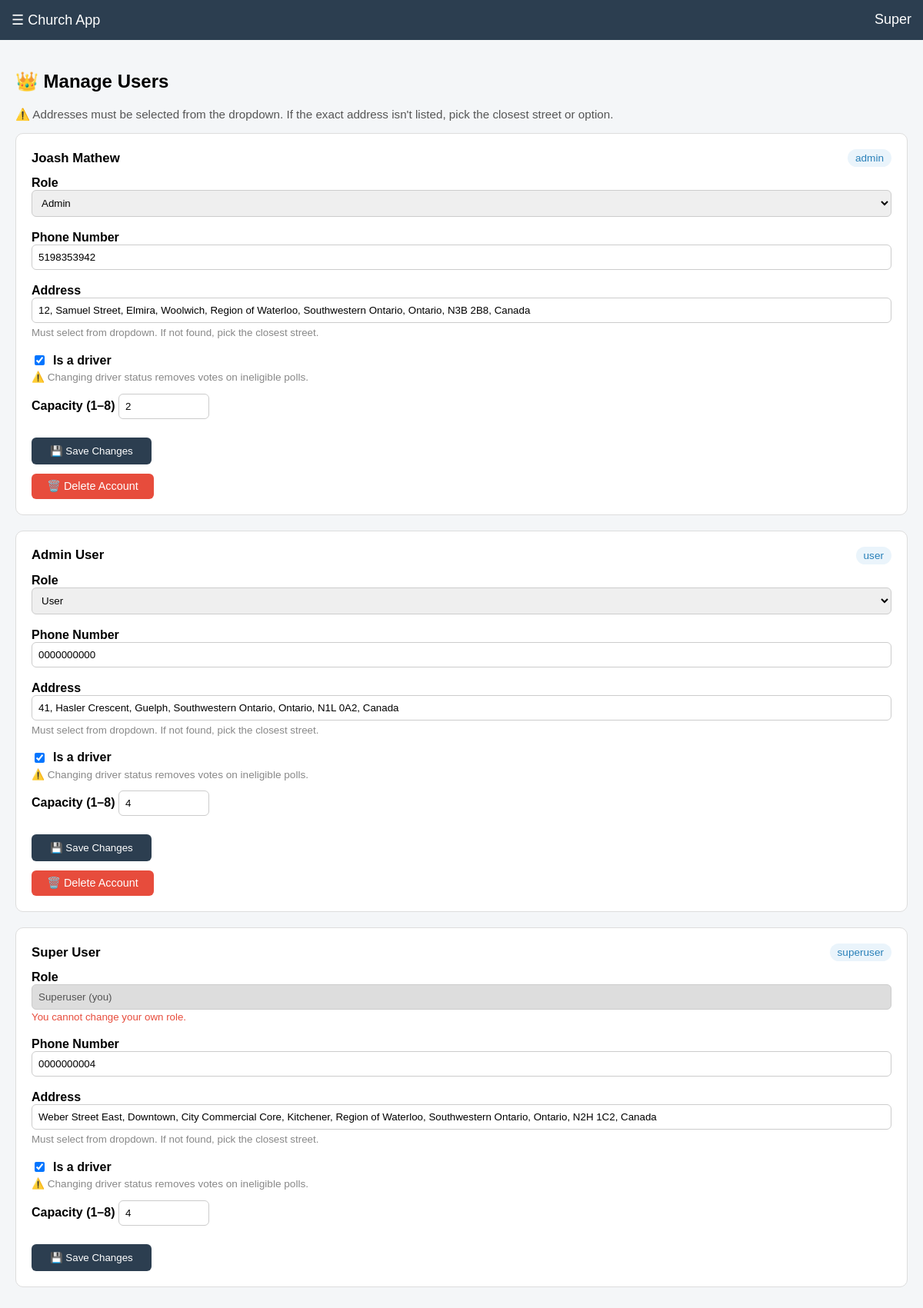
The app's page /superuser/users (signed in) with its own data.
### models.py (models this page shows)
class User(db.Model, UserMixin):
    id         = db.Column(db.Integer, primary_key=True)
    first_name = db.Column(db.String(50))
    last_name  = db.Column(db.String(50))
    address    = db.Column(db.String(200))
    phone      = db.Column(db.String(20))
    is_driver  = db.Column(db.Boolean, default=False)
    capacity   = db.Column(db.Integer, default=0)
    password   = db.Column(db.String(200))
    role       = db.Column(db.String(20), default="user")

### app.py (the view, shortened to what this page needs)
@app.route("/superuser/users", methods=["GET", "POST"])
@login_required
def superuser_users():
    if current_user.role != "superuser":
        return "Access Denied", 403
    users = User.query.order_by(User.last_name).all()
    return render_template("superuser_users.html", users=users)

### app.py (called while the page is built)
@login_manager.user_loader
def load_user(user_id):
    return User.query.get(int(user_id))

### templates/superuser_users.html (shortened to what this page needs)
{% extends "base.html" %}
{% block content %}
<h2>👑 Manage Users</h2>
<p style="color:#555; font-size:0.95em;">
    ⚠️ Addresses must be selected from the dropdown.
    If the exact address isn't listed, pick the closest street or option.
</p>
{% for u in users %}
<div style="background:white; padding:20px; border-radius:10px;
            margin-bottom:20px; border:1px solid #ddd;"
     id="user_card_{{ u.id }}">
    <div style="display:flex; justify-content:space-between;
                align-items:center; margin-bottom:12px;">
        <b style="font-size:1.05em;">{{ u.first_name }} {{ u.last_name }}</b>
        <span style="background:#eaf4fb; color:#2980b9; padding:4px 10px;
                     border-radius:12px; font-size:0.85em;">{{ u.role }}</span>
    </div>
    <form method="POST" action="/superuser/users"
          onsubmit="return validateForm({{ u.id }})">
        <label style="font-weight:bold;">Role</label>
        {% if u.id == current_user.id %}
            <input value="Superuser (you)" disabled
                   style="background:#ddd; width:100%; box-sizing:border-box;
                          padding:8px; border:1px solid #ccc; border-radius:6px;">
            <small style="color:#e74c3c;">You cannot change your own role.</small>
        {% else %}
            <select name="role"
                    style="width:100%; box-sizing:border-box; padding:8px;
                           border:1px solid #ccc; border-radius:6px;">
                <option value="user"
                    {% if u.role == "user" %}selected{% endif %}>User</option>
                <option value="admin"
                    {% if u.role == "admin" %}selected{% endif %}>Admin</option>
            </select>
        {% endif %}
        <br><br>
        <label style="font-weight:bold;">Phone Number</label>
        <input name="phone" value="{{ u.phone or '' }}"
               placeholder="e.g. 519-555-1234"
               style="width:100%; box-sizing:border-box; padding:8px;
                      border:1px solid #ccc; border-radius:6px;">
        <br><br>
        <label style="font-weight:bold;">Address</label>
        <div class="autocomplete-wrapper">
            <input name="address" id="address_{{ u.id }}"
                   value="{{ u.address or '' }}"
                   placeholder="Start typing address..."
                   required autocomplete="off"
                   style="width:100%; box-sizing:border-box; padding:8px;
                          border:1px solid #ccc; border-radius:6px;">
        </div>
        <small style="color:#888;">
            Must select from dropdown. If not found, pick the closest street.
        </small>
        <br><br>
        <label style="font-weight:bold; display:flex; align-items:center; gap:8px;">
            <input type="checkbox" name="is_driver" id="driverCheck_{{ u.id }}"
                   {% if u.is_driver %}checked{% endif %}
                   onchange="toggleCapacity({{ u.id }})">
            Is a driver
        </label>
        <p style="color:#888; font-size:0.85em; margin-top:4px;">
            ⚠️ Changing driver status removes votes on ineligible polls.
        </p>
        <div id="capacityDiv_{{ u.id }}"
             style="display:{{ 'block' if u.is_driver else 'none' }};
                    margin-top:6px; margin-bottom:6px;">
            <label style="font-weight:bold;">Capacity (1–8)</label>
            <input type="number" name="capacity" id="capacityInput_{{ u.id }}"
                   min="1" max="8" value="{{ u.capacity or '' }}"
                   style="width:100px; padding:8px; border:1px solid #ccc;
                          border-radius:6px;">
        </div>
        <br>
        <button type="submit"
                style="background:#2c3e50; color:white; padding:10px 24px;
                       border:none; border-radius:6px; cursor:pointer;">
            💾 Save Changes
        </button>
    </form>
    {% if u.id != current_user.id %}
    <form method="POST" action="/superuser/delete_user/{{ u.id }}"
          onsubmit="return confirmDelete('{{ u.first_name }} {{ u.last_name }}');"
          style="margin-top:12px;">
        <button type="submit"
                style="background:#e74c3c; color:white; padding:8px 20px;
                       border:none; border-radius:6px; cursor:pointer;
                       font-size:0.9em;">
            🗑️ Delete Account
        </button>
    </form>
    {% endif %}
</div>
{% endfor %}
{% endblock %}

### templates/base.html (shortened to what this page needs)
<!DOCTYPE html>
<html>
<head>
</head>
<body>
<div class="topbar">
    <span onclick="openSidebar()" style="cursor:pointer;">☰</span>
    Church App
    <span style="float:right;">
        {% if current_user.is_authenticated %}{{ current_user.first_name }}{% endif %}
    </span>
</div>
<div class="content">
    {% block content %}{% endblock %}
</div>
</body>
</html>

### templates/base.html (style rules this page uses)
body { margin: 0; font-family: Arial; background: #f4f6f8; }
.topbar { background: #2c3e50; color: white; padding: 15px; font-size: 18px; }
.content { padding: 20px; }
.autocomplete-wrapper { position: relative; }

### records on screen
User: first_name "Super", last_name "User", role "superuser", phone "0000000004", address "Weber Street East, Downtown, City Commercial Core, Kitchener, Region of Waterloo, Southwestern Ontario, Ontario, N2H 1C2, Canada", is_driver "☑", capacity "4"
User: first_name "Joash", last_name "Mathew", role "admin", role "Admin", phone "5198353942", address "12, Samuel Street, Elmira, Woolwich, Region of Waterloo, Southwestern Ontario, Ontario, N3B 2B8, Canada", is_driver "☑", capacity "2"
User: first_name "Admin", last_name "User", role "user", role "User", phone "0000000000", address "41, Hasler Crescent, Guelph, Southwestern Ontario, Ontario, N1L 0A2, Canada", is_driver "☑", capacity "4"
